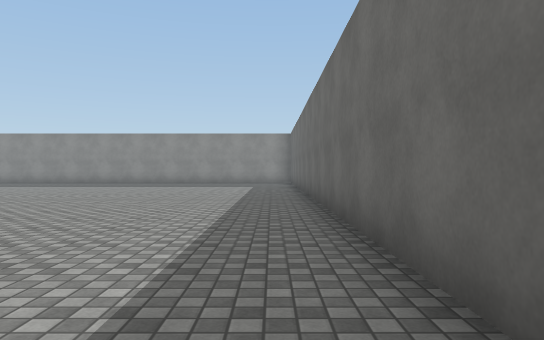
[1] (above)

24 first-person views from a walk through a scene from a Unity 3-D project. The camera is 1.2 m above the floor, looks level and sees 70° across. The floor is counted in squares, 2 m on a side. Each view is taken from the middle of a square. On the plan, view 1 faces up. The plan holds only what a view shows up to about 11 squares ahead; the rest is blank. The place goes on beyond the plan. The player character is not drawn. Surface patterns are stand-ins for the level's own textures.

[2]
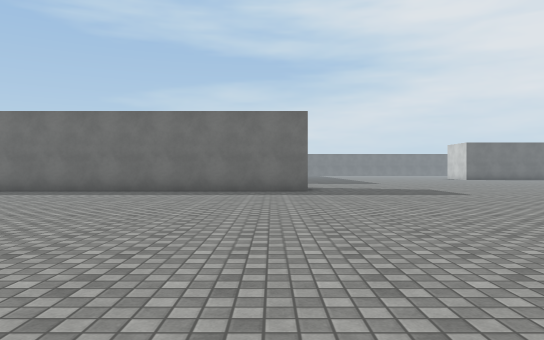

[3]
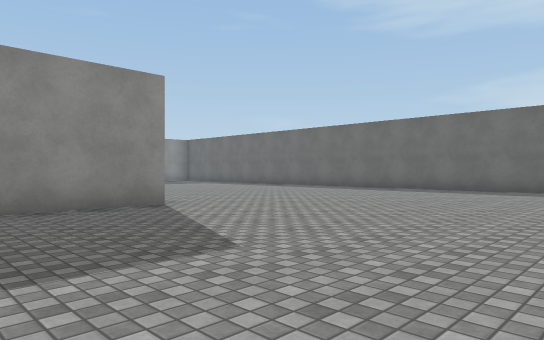

[4]
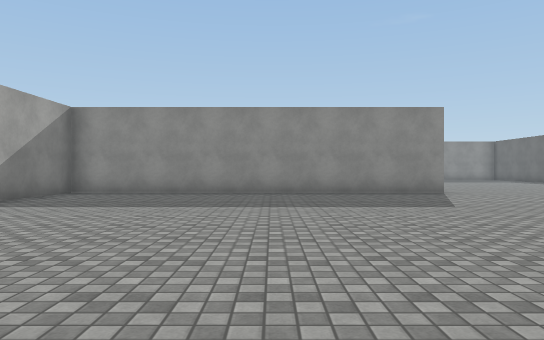

[5]
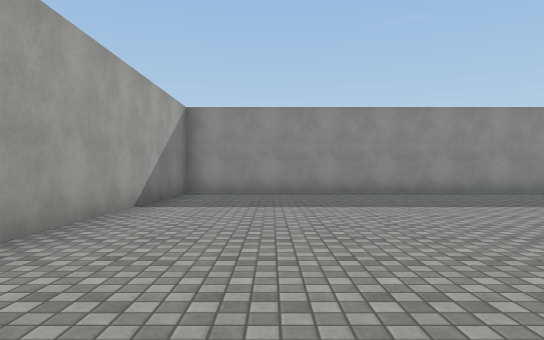

[6]
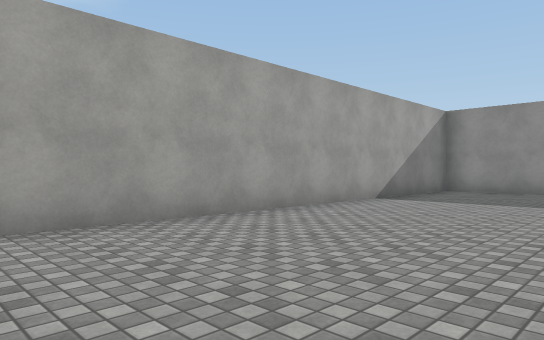

[7]
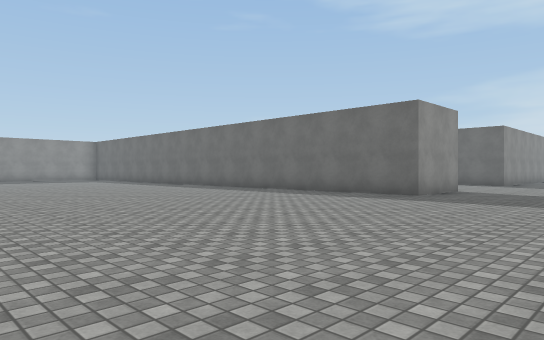

[8]
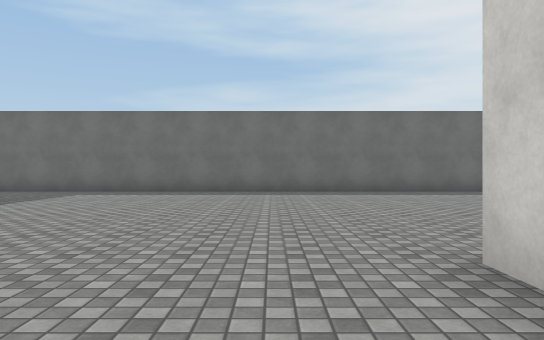

[9]
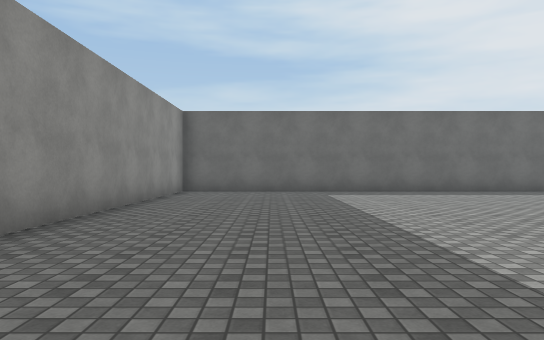

[10]
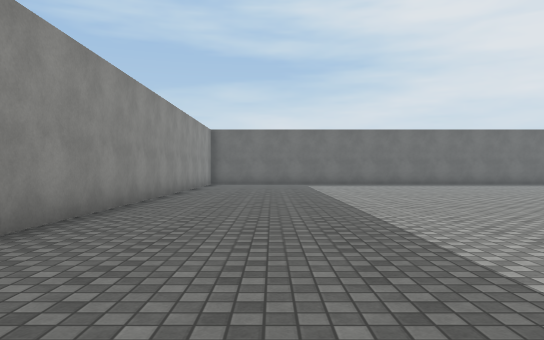

[11]
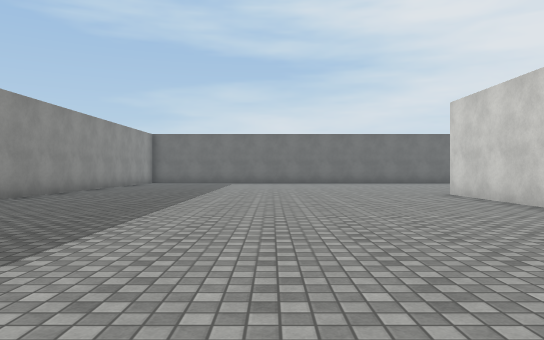

[12]
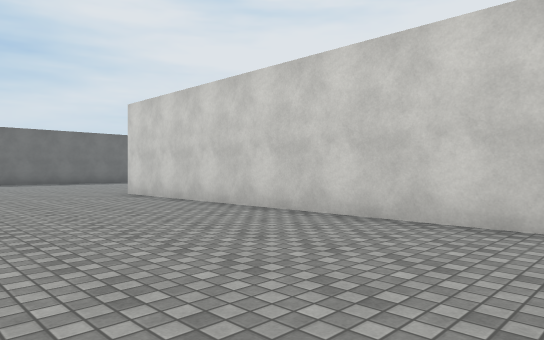

[13]
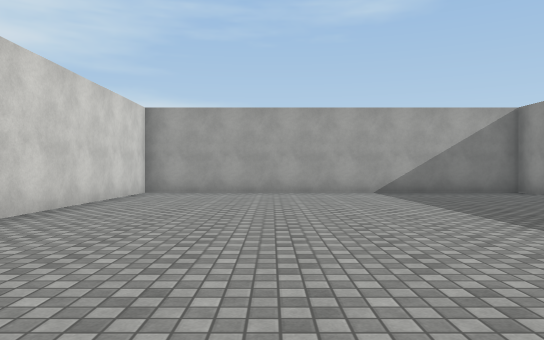

[14]
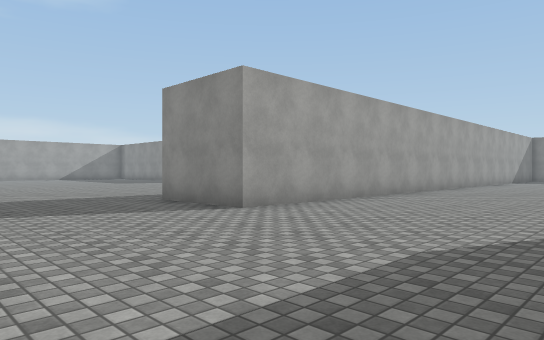

[15]
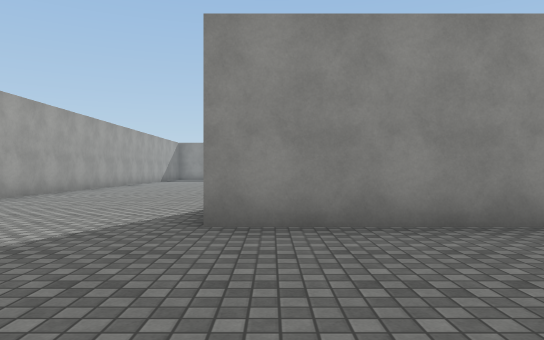

[16]
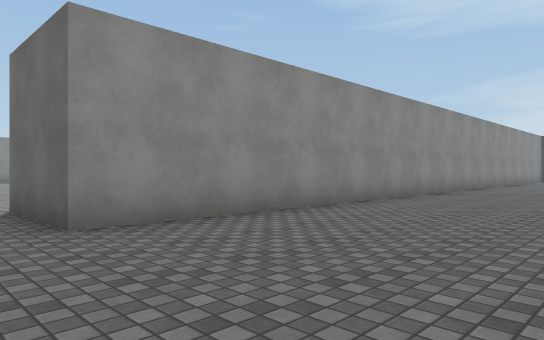

[17]
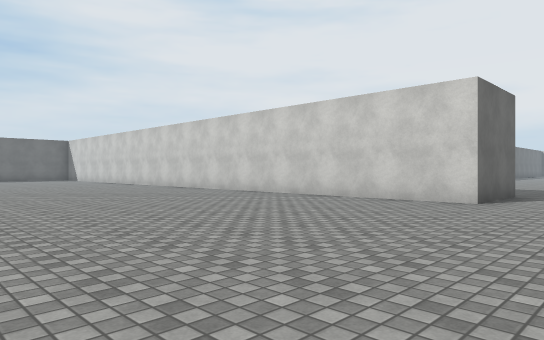

[18]
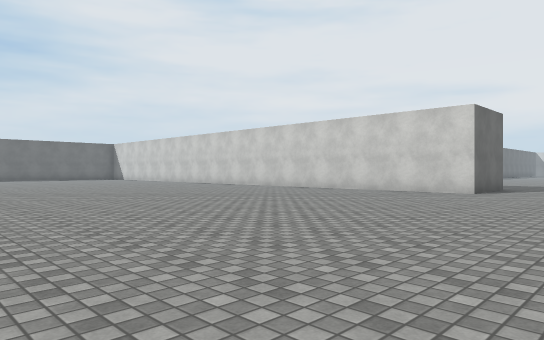

[19]
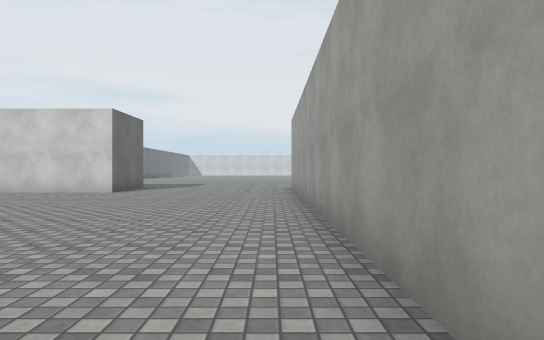

[20]
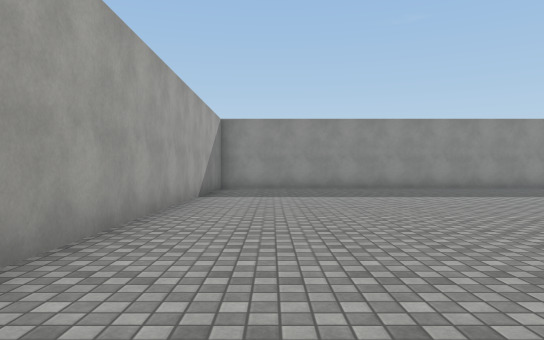

[21]
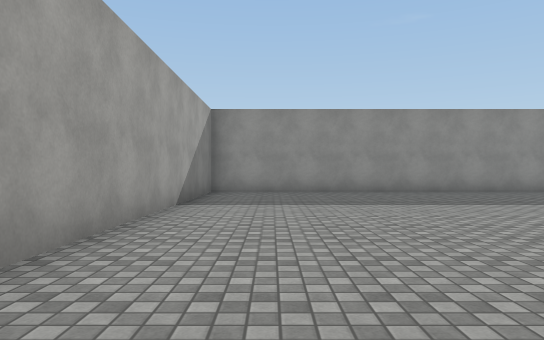

[22]
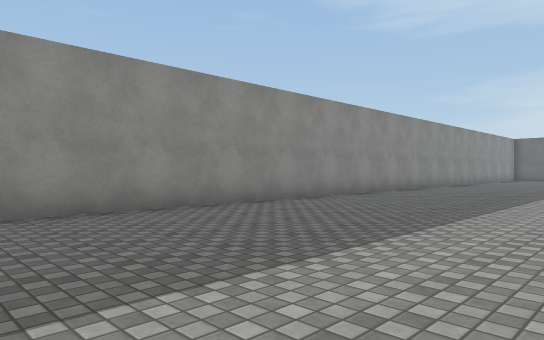

[23]
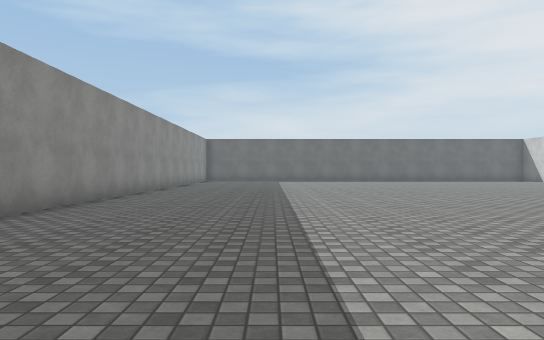

[24]
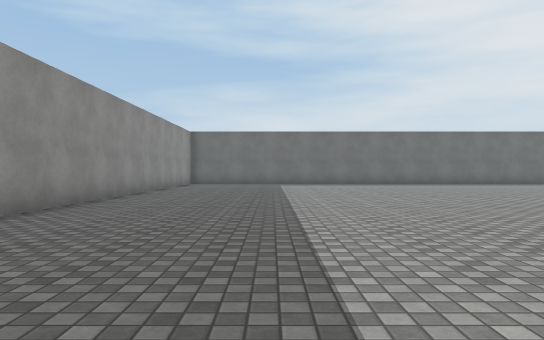

### Floor plan
Points are (right, up) in squares from view 1. A wall is a line through its corners. A room is listed if a view was taken in it or the views show most of it. See-through windows are left out.
Room 1 (views 1, 2, 3, 4, 5, 6, 7, 8, 9, 10, 11, 12, 13)
walls: (-7.5, 5.1) (-17.2, 5.1) (-17.2, -5.3); (3.4, -1.9) (0.9, -1.9) (0.9, 17.5) (-11.5, 17.5); (-16.2, 17.5) (-17.2, 17.5) (-17.2, 7.6) (-7.5, 7.6)
ways out: opening at (4.8, -4.5) to room 2
Room 2 (views 14, 15, 16, 17, 18, 19, 20, 21, 22, 23, 24)
walls: (18.5, -1.9) (8.3, -1.9) (8.3, 0.6) (14.2, 0.6); (24, 17.5) (3.4, 17.5) (3.4, -1.9)
ways out: opening at (4.8, -4.5) to room 1

Positions as (right, up) in squares from view 1, and headings:
1: (0, 0), facing up
2: (-10, -1), facing right
3: (-11, -1), facing up-right
4: (-12, -5), facing up
5: (-15, -5), facing up
6: (-13, -6), facing up-left
7: (-8, -6), facing up-right
8: (-10, 9), facing right
9: (-10, 15), facing right
10: (-15, 15), facing right
11: (-17, 12), facing right
12: (-17, 12), facing down-right
13: (-7, 11), facing left
14: (8, -6), facing up-left
15: (9, -6), facing up
16: (7, -6), facing up-right
17: (6, 8), facing down-right
18: (5, 11), facing down-right
19: (4, 11), facing down
20: (5, 5), facing up
21: (5, 7), facing up
22: (6, 12), facing up-right
23: (9, 14), facing right
24: (13, 14), facing right
